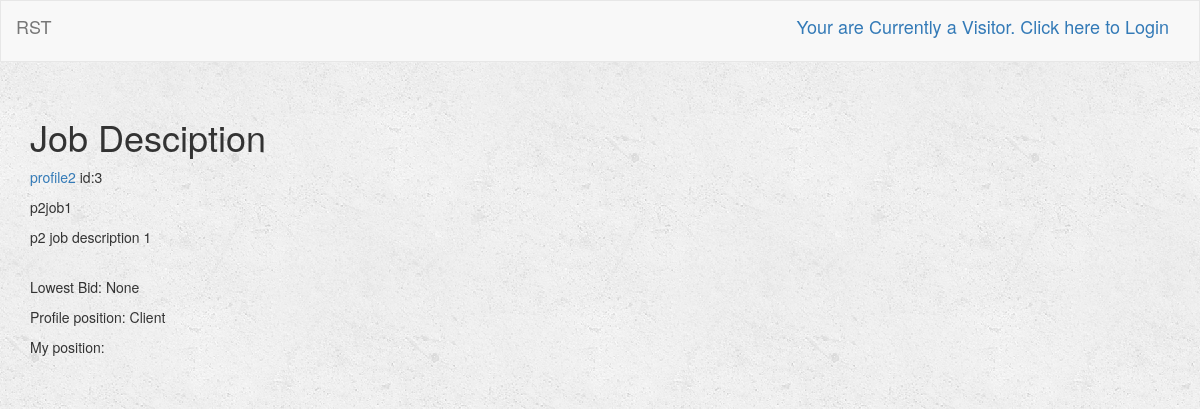
/turk/profile/3/job/3/, run on an earlier commit of the app's database.
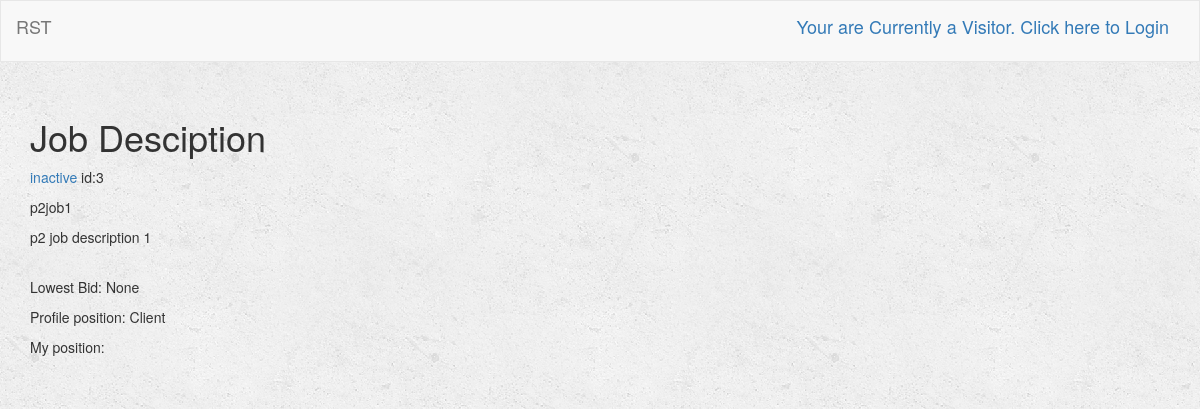
And on a later commit of the database.
### turk/models.py (models this page shows, shortened)
class Job(models.Model):
    user = models.ForeignKey(User, on_delete=models.CASCADE, default=1)
    job_title = models.CharField(max_length=250)
    job_description = models.TextField()
    job_price = models.FloatField(default=0)
    is_complete = models.BooleanField(default=False)
    is_open = models.BooleanField(default=True) # Job is still open for bid
    lowest_bid = models.FloatField(default=-1)
    bid_deadline = models.DateTimeField(default=datetime.now()+timedelta(7))

class Profile(models.Model):
    user = models.OneToOneField(User, on_delete=models.CASCADE, default=1)
    name = models.CharField(max_length=250)
    age = models.IntegerField(default=0)
    GENDER_CHOICES = (
        ('Male', 'Male'),
        ('Female', 'Female')
    )
    gender = models.CharField(max_length=6, choices=GENDER_CHOICES, default='Male')
    email = models.CharField(max_length=250)
    rating = models.FloatField(default=5)
    money = models.FloatField(default=0)
    POSITION_CHOICES=(
        ('Temporary', 'Temporary'),
        ('Client', 'Client'),
        ('Developer', 'Developer'),
    )
    position = models.CharField(max_length=9, choices=POSITION_CHOICES, default='Temporary')
    profile_picture = models.ImageField()
    interest = models.TextField()

### turk/views.py (the view)
# urls.py: url(r'^profile/(?P<user_id>[0-9]+)/job/(?P<job_id>[0-9]+)/$', views.job_description, name='job_description'),
def job_description(request, user_id, job_id):
    user = get_object_or_404(User, pk=user_id)
    job = Job.objects.get(pk=job_id)
    get_lowest_bid(job)
    context = {
        'user': user,
        'job': job,
    }
    return render(request, 'turk/job_description.html', context)

### turk/helper.py (called while the page is built, shortened)
def get_lowest_bid(job):
    bid_list = job.bidder_set.all()
    count = job.bidder_set.count()

### turk/templates/turk/job_description.html (shortened to what this page needs)
{% extends 'turk/base.html' %}
{% block body %}
    <div class="container-fluid">
        <div class="row">
            <div class="col-sm-12 col-md-7">
                <div class="=panel panel-default">
                    <div class="panel-body">
                        <h1>Job Desciption</h1>
                        <p><a href = "{% url 'turk:detail' job.user.id %}">{{ job.user.profile.name }}</a>
                        id:{{job.user.id}}
                        </p>
                        <p>{{ job.job_title }}</p>
                        <p>{{ job.job_description}}</p><br>
                        {% if job.lowest_bid > 0 %}
                        <p>Lowest Bid: {{ job.lowest_bid }}</p>
                        {% else %}
                        <p>Lowest Bid: None</p>
                        {% endif %}
                        <p>Profile position: {{user.profile.position}}</p>
                        <p>My position: {{ request.user.profile.position }}</p>
                    </div>
                </div>
            </div>
        </div>
    </div>
{% endblock %}

What changed in the data, as far as the page shows it:
changed through a linked row, Job "p2job1": user.profile.name "profile2" → "inactive"
